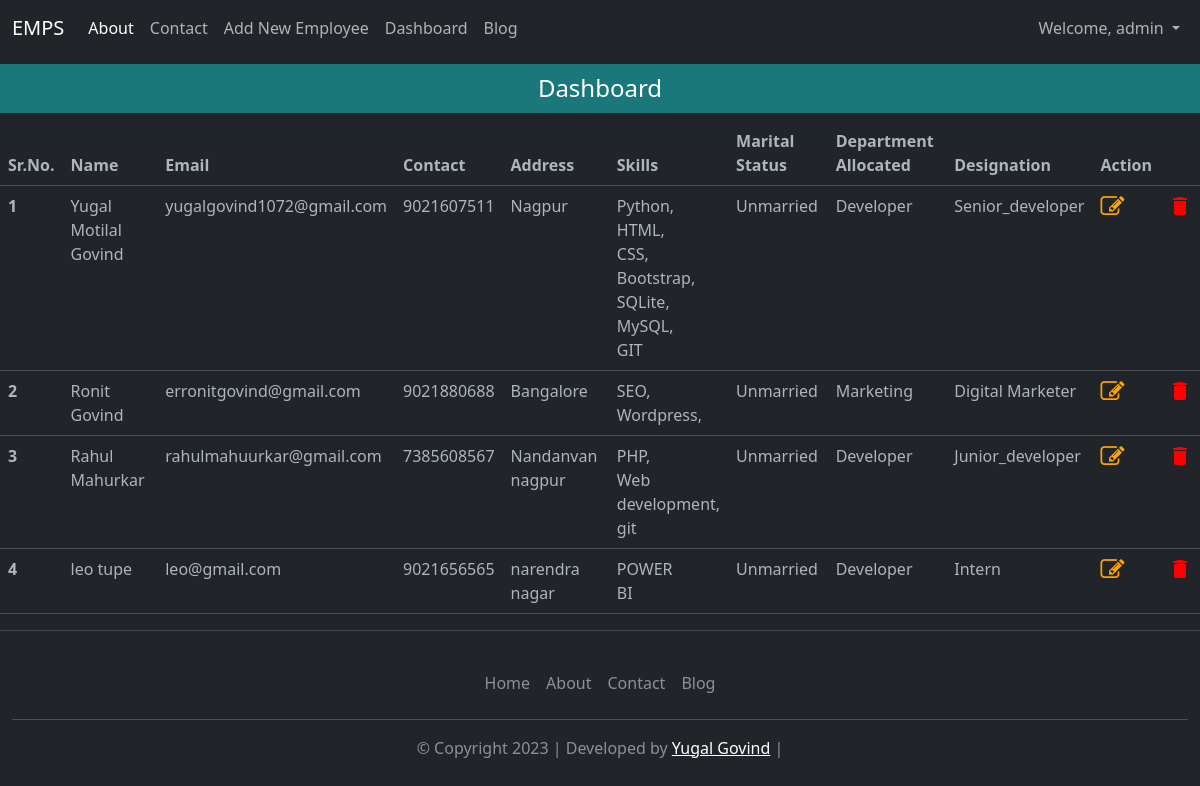
Screenshot of /dashboard (signed in) with the database file from the repository.
### app1/models.py (models this page shows, shortened)
class Employees(models.Model):
    name = models.CharField(max_length=255, null=False)
    email = models.EmailField(unique=True, null=False)
    contact = models.CharField(max_length=20)
    address = models.CharField(max_length=100)
    skills = models.CharField(max_length=100, null=False)
    marital_status = models.CharField(max_length=20, null=False)
    department = models.CharField(max_length=50, null=False)
    position = models.CharField(max_length=50, null=False)

### app1/views.py (the view)
# urls.py: path('dashboard', dashboard, name='dashboard'),
@login_required(login_url='/login_page')
def dashboard(request):
    forms = EmployeeForm()
    employee = Employees.objects.all()
    context = {'forms':forms, 'employee': employee }
    return render (request, 'dashboard.html', context)

### app1/templates/dashboard.html (shortened to what this page needs)
{% extends 'base.html' %}
{% load static %}
{% block start %}
<div class="col-sm-12 mt-2">
    <h4 style="text-align: center; background-color: rgb(26, 119, 122); color: white; padding: 10px;">Dashboard
    </h4>
    <div class="table">
        <table class="table">
            <thead>
                <tr>
                    <th scope="col">Sr.No.</th>
                    <th scope="col">Name</th>
                    <th scope="col">Email</th>
                    <th scope="col">Contact</th>
                    <th scope="col">Address</th>
                    <th scope="col">Skills</th>
                    <th scope="col">Marital Status</th>
                    <th scope="col">Department Allocated</th>
                    <th scope="col">Designation</th>
                    <th scope="col">Action</th>
                </tr>
            </thead>
            {% for emp in employee %}
            <tbody>
                <tr>
                    <th scope="row">{{forloop.counter}}</th>
                    <td>{{emp.name}}</td>
                    <td>{{emp.email}}</td>
                    <td>{{emp.contact}}</td>
                    <td>{{emp.address}}</td>
                    <td>{{emp.skills |wordwrap:3|linebreaksbr}}</td>
                    <td>{{emp.marital_status}}</td>
                    <td>{{emp.department}}</td>
                    <td>{{emp.position}}</td>
                    <td>
                        <a href="{% url 'update' emp.id %}"><i class="fa fa-edit" style="font-size:24px;color:orange"></i></a>
                    </td>
                    <td>
                        <a href="/delete/{{emp.id}}"><i class="material-icons" style="font-size:24px;color:red">delete</i></a>
                    </td>
                </tr>
            </tbody>
            {% endfor %}
        </table>
        <hr>
    </div>
</div>
{% endblock %}

### app1/templates/base.html (shortened to what this page needs)
<!DOCTYPE html>
{% load static %}
<html lang="en" data-bs-theme="dark">
    <head>
    <link href="https://cdn.jsdelivr.net/npm/bootstrap@5.3.0-alpha3/dist/css/bootstrap.min.css" rel="stylesheet"
>
    <link rel="stylesheet" href="https://cdnjs.cloudflare.com/ajax/libs/font-awesome/4.7.0/css/font-awesome.min.css">
</head>
<body>
    <div class="container-fluid ">
        <nav class="navbar navbar-expand-lg ">
            <a class="navbar-brand" href="{% url 'home' %}">EMPS</a>
            <div class="collapse navbar-collapse" id="navbarSupportedContent">
                <ul class="navbar-nav me-auto mb-2 mb-lg-0">
                    <li class="nav-item">
                        <a class="nav-link active" aria-current="page" href="{% url 'about' %}">About</a>
                    </li>
                    <li class="nav-item">
                        <a class="nav-link" href="{% url 'contact' %}">Contact</a>
                    </li>
                    <li class="nav-item">
                        <a class="nav-link" href="{% url 'registration' %}">Add New Employee</a>
                    </li>
                    <li class="nav-item">
                        <a class="nav-link" href="{% url 'dashboard' %}">Dashboard</a>
                    </li>
                    <li class="nav-item">
                        <a class="nav-link" href="{% url 'blog' %}">Blog</a>
                    </li>
                </ul>
                <form role="search" class="d-flex">
                    {% if request.user.is_authenticated %}
                    <ul class="navbar-nav mr-auto">
                        <li class="nav-item dropdown">
                            <a class="nav-link dropdown-toggle" href="{% url 'blog' %}" role="button"
                                data-bs-toggle="dropdown" aria-expanded="false">
                                Welcome, {{request.user.username}}
                            </a>
                        </li>
                    </ul>
                    {% else %}
                    <a class="btn btn-success" type="submit" href="{% url 'login_page' %}"> Login</a>
                    {% endif %}
                </form>
            </div>
        </nav>
    </div>
    {% block start %}
    {% endblock %}
    <div class="container-fluid">
        <footer class="py-3 ">
            <ul class="nav justify-content-center border-bottom pb-3 mb-3">
                <li class="nav-item"><a href="{% url 'home' %}" class="nav-link px-2 text-body-secondary">Home</a></li>
                <li class="nav-item"><a href="{% url 'about' %}" class="nav-link px-2 text-body-secondary">About</a>
                </li>
                <li class="nav-item"><a href="{% url 'contact' %}" class="nav-link px-2 text-body-secondary">Contact</a>
                </li>
                <li class="nav-item"><a href="{% url 'blog' %}" class="nav-link px-2 text-body-secondary">Blog</a></li>
            </ul>
            <p class="text-center text-body-secondary">© Copyright 2023 | Developed by <a
                    href="https://yugalgovind.onrender.com/" style="color: white;">Yugal Govind</a> | </p>
        </footer>
    </div>
</body>
</html>

### rows the page displays
Employees: name "Yugal Motilal Govind", email "yugalgovind1072@gmail.com", contact "9021607511", address "Nagpur", skills "Python, HTML, CSS, Bootstrap, SQLite, MySQL, GIT", marital_status "Unmarried", department "Developer", position "Senior_developer"
Employees: name "Ronit Govind", email "erronitgovind@gmail.com", contact "9021880688", address "Bangalore", skills "SEO, Wordpress,", marital_status "Unmarried", department "Marketing", position "Digital Marketer"
Employees: name "Rahul Mahurkar", email "rahulmahuurkar@gmail.com", contact "7385608567", address "Nandanvan nagpur", skills "PHP, Web development, git", marital_status "Unmarried", department "Developer", position "Junior_developer"
Employees: name "leo tupe", email "leo@gmail.com", contact "9021656565", address "narendra nagar", skills "POWER BI", marital_status "Unmarried", department "Developer", position "Intern"

### other values shown
{{ request.user.username }} "admin"
